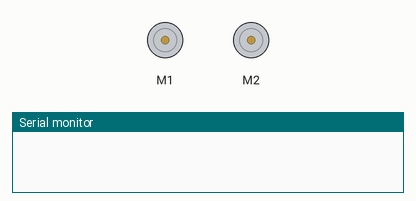
This sketch was run on a simulated Arduino Uno, built with avr-gcc and run on an emulated ATmega328P. On the bench: 2 × DC motor (green arrow = forward, orange = backward, longer = faster), the last lines printed to the serial monitor.

Above: at 0.1 s.
At 10.05 s:
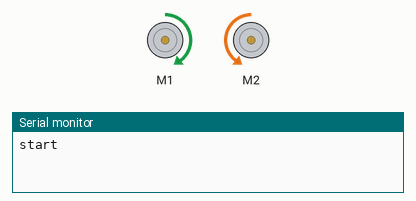
At 19.95 s:
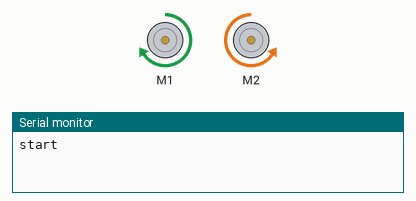
At 39.85 s:
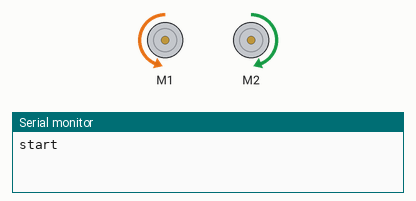
Timing chart, 0 to 40.0 s (numbered marks = the images above):
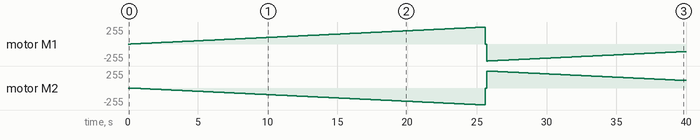

Measured:
- by itself, motor M1: stopped → forward 1/255 at 0.20 s, → forward 2/255 0.10 s later, → forward 3/255 0.10 s later, → forward 4/255 0.10 s later, … (398 changes in this stretch)
- by itself, motor M2: stopped → backward 1/255 at 0.20 s, → backward 2/255 0.10 s later, → backward 3/255 0.10 s later, → backward 4/255 0.10 s later, … (398 changes in this stretch)

The sketch:

Motor_SpinUp_Test.ino
```cpp
//BB-8 Main Board (Arduino Uno)

#include <Wire.h>
#include <Adafruit_MotorShield.h>
//#include <Servo.h>

Adafruit_MotorShield AFMS = Adafruit_MotorShield();

//Servo mast;  // The servo that moves BB-8's mast
Adafruit_DCMotor *motorR = AFMS.getMotor(1);
Adafruit_DCMotor *motorL = AFMS.getMotor(2);

void setup() {
  Serial.begin(9600);
//  mast.attach(10);  //AF Motorshield uses pin 10 as servo #1
  AFMS.begin();  // create with the default frequency 1.6KHz

  motorR->setSpeed (150);
  motorR->run(FORWARD);
  motorR->run(RELEASE);

  motorL->setSpeed (150);
  motorL->run(FORWARD);
  motorL->run(RELEASE);

}

void loop() {
  int i = 0;
//  int pos = 0;

//Mast Servio
//Currently setup to do a 180 sweep for testing

//  for (pos = 0; pos <= 180; pos += 1) {
//
//    mast.write(pos);
//    delay(15);
//  }
//  for (pos = 180; pos >= 0; pos -= 1) {
//    mast.write(pos);
//    delay(15);
//  }

   delay(100);


//Drive Wheels
//Currently setup to do speed cycling for testing
    motorR->run(FORWARD);
    motorL->run(BACKWARD);

  Serial.println("start");
  for (i=0; i<255; i++) {
    motorR->setSpeed(i);
    motorL->setSpeed(i);
    delay(100);
  }

   motorR->run(RELEASE);
   motorL->run(RELEASE);

   delay(100);

   motorR->run(BACKWARD);
   motorL->run(FORWARD);

  for (i=255; i>0; i--) {
    motorR->setSpeed(i);
    motorL->setSpeed(i);
    delay(100);
  }

  motorR->run(RELEASE);
  motorL->run(RELEASE);
  delay(1000);

}
```
